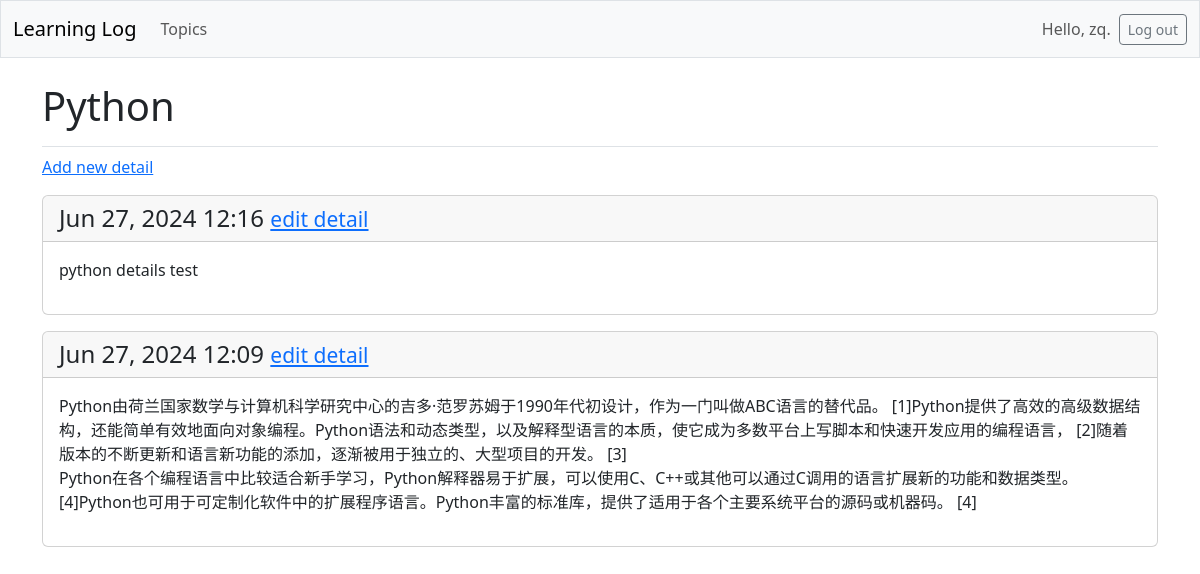
Screenshot of /topics/3/ (signed in) with the database file from the repository.
### learning_logs/models.py (models this page shows, shortened)
class Topic(models.Model):
    text = models.CharField(max_length=200)
    date_added = models.DateTimeField(auto_now_add=True)
    owner = models.ForeignKey(User, on_delete=models.CASCADE)

class Detail(models.Model):
    topic = models.ForeignKey(Topic, on_delete=models.CASCADE)
    text = models.TextField()
    date_added = models.DateTimeField(auto_now_add=True)
    class Meta:
        verbose_name_plural = 'details'

### learning_logs/views.py (the view)
# urls.py: path('topics/<int:topic_id>/', views.topic, name='topic'),
@login_required
def topic(request, topic_id):
    topic = Topic.objects.get(id=topic_id)
    if topic.owner != request.user:
        raise Http404
    details = topic.detail_set.order_by('-date_added')   # 降序
    context = {'topic': topic, 'details': details}
    return render(request, 'learning_logs/topic.html', context)

### templates/learning_logs/topic.html
{% extends 'learning_logs/base.html' %}
{% block page_header %}
  <h1>{{ topic.text }}</h1>
{% endblock page_header %}
{% block content %}
  <p>
    <a href="{% url 'learning_logs:new_detail' topic.id %}">Add new detail</a>
  </p>
  {% for detail in details %}
    <div class="card mb-3">
      <h4 class="card-header">
        {{ detail.date_added|date:'M d, Y H:i' }}
        <small><a href="{% url 'learning_logs:edit_detail' detail.id %}">
          edit detail</a></small>
      </h4>
      <div class="card-body">{{ detail.text|linebreaks }}</div>
    </div>
  {% empty %}
    <p>There are no details for this topic yet.</p>
  {% endfor %}
{% endblock content %}

### templates/learning_logs/base.html (shortened to what this page needs)
<!doctype html>
<html lang="en">
<head>
  {% load django_bootstrap5 %}
  {% bootstrap_css %}
</head>
<body>
  <nav class="navbar navbar-expand-md navbar-light bg-light mb-4 border">
    <div class="container-fluid">
      <a class="navbar-brand" href="{% url 'learning_logs:index' %}">
          Learning Log</a>
      <div class="collapse navbar-collapse" id="navbarCollapse">
        <ul class="navbar-nav me-auto mb-2 mb-md-0">
          <li class="nav-item">
            <a class="nav-link" href="{% url 'learning_logs:topics' %}">
              Topics</a></li>
        </ul>
        <ul class="navbar-nav ms-auto mb-2 mb-md-0">
          {% if user.is_authenticated %}
            <li class="nav-item">
              <span class="navbar-text me-2">Hello, {{ user.username }}.
                </span></li>
          {% endif %}
        </ul>
        {% if user.is_authenticated %}
          <form action="{% url 'accounts:logout' %}" method='post'>
            <button name='submit' class='btn btn-outline-secondary btn-sm'>
              Log out</button>
          </form>
        {% endif %}
      </div>
    </div>
  </nav>
  <main class="container">
    <div class="pb-2 mb-2 border-bottom">
      {% block page_header %}{% endblock page_header %}
    </div>
    <div>
      {% block content %}{% endblock content %}
    </div>
  </main>
</body>
</html>

### rows the page displays
Topic: text "Python"
Detail: date_added "Jun 27, 2024 12:16", text "python details test"
Detail: date_added "Jun 27, 2024 12:09", text "Python由荷兰国家数学与计算机科学研究中心的吉多·范罗苏姆于1990年代初设计，作为一门叫做ABC语言的替代品。 [1]Python提供了高效的高级数据结构，还能简单有效地面向对象编程。Python语法和动态类型，以及解释型语言的本质，使它成为多数平台上写脚本和快速开发应用的编程语言， [2]随着版本的不断更新和语言新功能的添加，逐渐被用于独立的、大型项目的开发。 [3] Python在各个编程语言中比较适合新手学习，Python解释器易于扩展，可以使用C、C++或其他可以通过C调用的语言扩展新的功能和数据类型。 [4]Python也可用于可定制化软件中的扩展程序语言。Python丰富的标准库，提供了适用于各个主要系统平台的源码或机器码。 [4]"

### other values shown
{{ user.username }} "zq"
